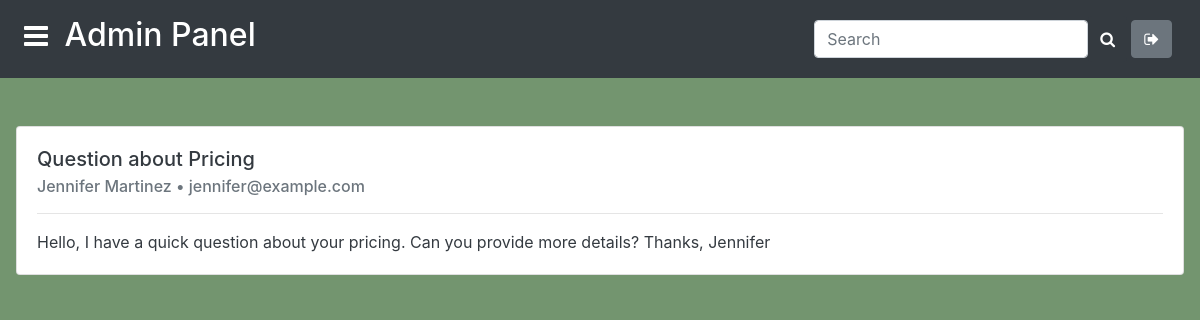
The page /dashboard/msg/28/ (signed in) on the database its author committed.
### website/models.py (models this page shows, shortened)
class Contact(models.Model):
    name = models.CharField(max_length=100, blank=False)
    email = models.EmailField(max_length=100, blank=False)
    subject = models.CharField(max_length=200, blank=False)
    message = models.TextField(max_length=700, blank=False)
    seen = models.BooleanField(default=False)

### dashboard/views.py (the view)
# urls.py: path('msg/<int:pk>/', views.MessageDetails.as_view(), name='message_detail'),
class MessageDetails(generic.DetailView):
    model = Contact
    template_name = 'dashboard/message_detail.html'
    context_object_name = 'message'
    def get_object(self):
        obj = super().get_object()
        obj.seen = True
        obj.save()
        return obj
    def dispatch(self, request, *args, **kwargs):
        if not request.user.is_authenticated:
            return HttpResponseRedirect(reverse('dashboard:login'))
        return super().dispatch(request, *args, **kwargs)

### dashboard/templates/dashboard/message_detail.html
{% extends 'dashboard/base.html' %}
{% block content %}
<div class="card m-3" style="margin-top: 3rem !important;">
    <div class="card-body">
      <h5 class="card-title text-dark">{{ message.subject }}</h5>
      <h6 class="card-subtitle mb-2 text-muted">{{ message.name }} &bullet; {{ message.email }}</h6>
      <hr>
      <p class="card-text text-dark">{{ message.message }}</p>
    </div>
  </div>
{% endblock content %}

### dashboard/templates/dashboard/base.html (style rules this page uses)
body { background-color: #73956F; }

### rows shown on the page
Contact: subject "Question about Pricing", name "Jennifer Martinez", email "jennifer@example.com", message "Hello, I have a quick question about your pricing. Can you provide more details? Thanks, Jennifer"
